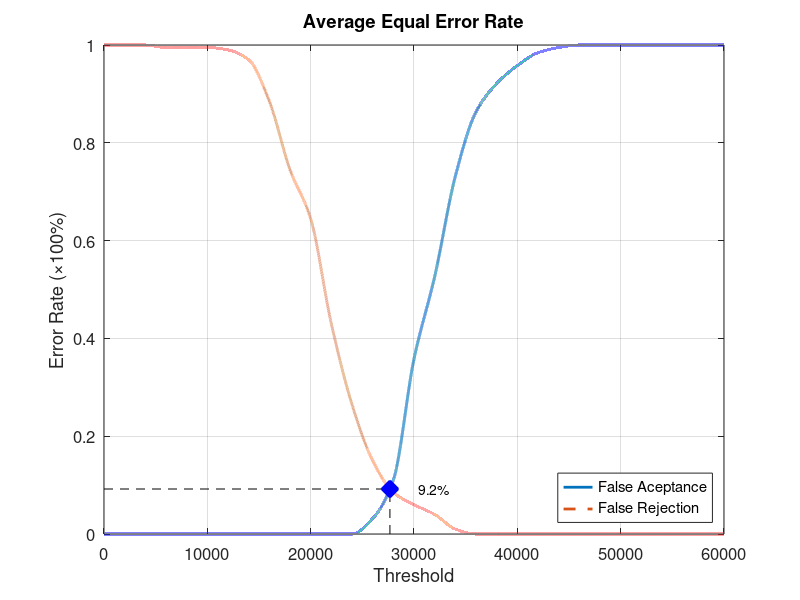
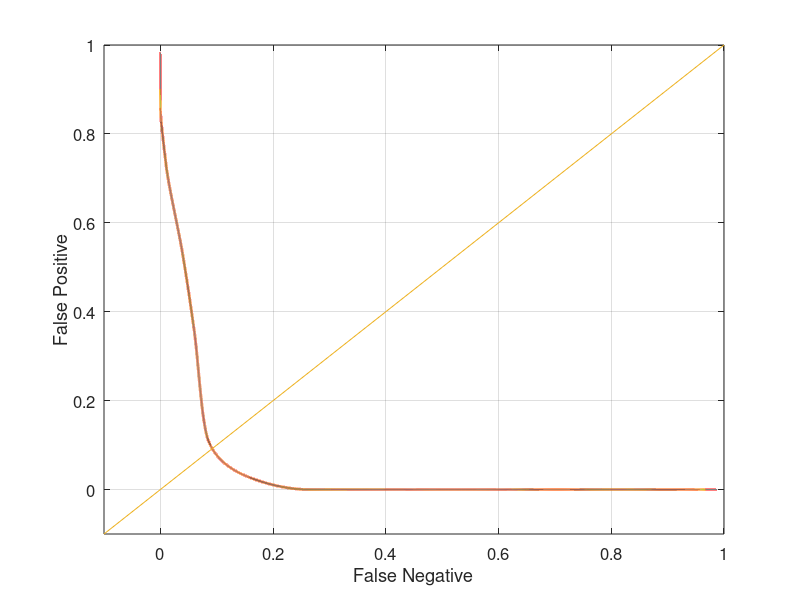

Source code (MATLAB) for these figures, in order:
function yEER = Database4_3
close all;
clear;
clc;
x = 0:2000:60000;
xq = 0:0.5:60000;

y0 = [0 0 0 0 0 0 0 0 0 0 0 0 0 0.0315789 0.110526 0.357895 0.526316 0.731579 0.863158 0.921053 0.957895 0.984211 0.994737 1 1 1 1 1 1 1 1];
yy0 = interp1(x, y0, xq, 'pchip');
y1 = [1 1 1 0.995 0.995 0.995 0.99 0.97 0.885 0.745 0.645 0.43 0.265 0.15 0.085 0.06 0.04 0.01 0 0 0 0 0 0 0 0 0 0 0 0 0];
yy1 = interp1(x, y1, xq, 'pchip');

% Calculating EER: 
y2 = abs(y0 - y1);
find(y2 == min(y2))
yy2 = abs(yy0 - yy1);
xEER = find(yy2 == min(yy2));
xEERIndex = xq(xEER) % X-axis EER
yEER = yy0(xEER) % Y-axis EER

main = figure
plot(xq, yy0,'-','LineWidth', 2);	hold on
plot(xq, yy1,'--','LineWidth', 2);	hold on
plot([xEERIndex xEERIndex], [0 yEER], 'k--');	hold on
plot([0 xEERIndex], [yEER yEER], 'k--');	hold on
plot(xEERIndex, yEER, 'bx', 'LineWidth', 10);	hold on
text(xEERIndex + 10 * xEERIndex / 100, yEER, [num2str(round((10000 * yEER)) / 100) '%'])
legend('False Aceptance', 'False Rejection', 'Location', 'SouthEast')
xlabel('Threshold')
ylabel('Error Rate (\times100%)')
title('Average Equal Error Rate')
set(gca, 'FontSize', 12)
axis([0 60000 0 1])
grid on

print(main, 'Database4_3Main', '-dpng');
FNRxFPR = figure('Color', [1 1 1]);
plot(yy1, yy0, '-', yy1, yy0, 'LineWidth', 2);
hold on
y = -0.1:0.1:1
plot(y, y); 
set(gca, 'FontSize', 12)
xlabel('False Negative')
ylabel('False Positive')
axis([-0.1 1 -0.1 1])
set(gca, 'FontSize', 12)
grid on

print(FNRxFPR, 'Database4_3FNRxFPR','-dpng');
end
